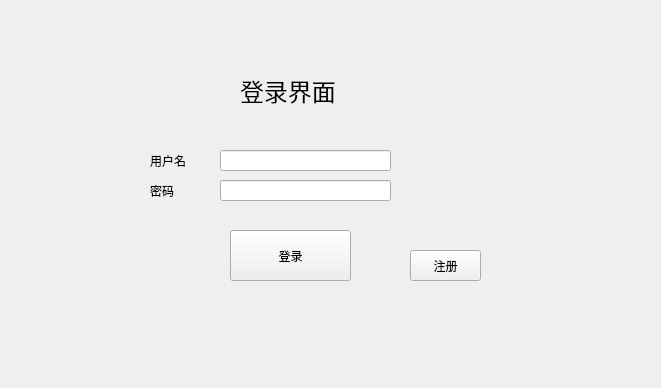
<?xml version="1.0" encoding="UTF-8"?>
<ui version="4.0">
 <class>Login</class>
 <widget class="QWidget" name="Login">
  <property name="geometry">
   <rect>
    <x>0</x>
    <y>0</y>
    <width>661</width>
    <height>388</height>
   </rect>
  </property>
  <property name="windowTitle">
   <string>Form</string>
  </property>
  <widget class="QLabel" name="label">
   <property name="geometry">
    <rect>
     <x>240</x>
     <y>70</y>
     <width>111</width>
     <height>41</height>
    </rect>
   </property>
   <property name="font">
    <font>
     <family>Agency FB</family>
     <pointsize>18</pointsize>
    </font>
   </property>
   <property name="text">
    <string>登录界面</string>
   </property>
  </widget>
  <widget class="QPushButton" name="loginButton">
   <property name="geometry">
    <rect>
     <x>230</x>
     <y>230</y>
     <width>121</width>
     <height>51</height>
    </rect>
   </property>
   <property name="text">
    <string>登录</string>
   </property>
  </widget>
  <widget class="QLabel" name="label_2">
   <property name="geometry">
    <rect>
     <x>150</x>
     <y>150</y>
     <width>61</width>
     <height>21</height>
    </rect>
   </property>
   <property name="text">
    <string>用户名</string>
   </property>
  </widget>
  <widget class="QLabel" name="label_3">
   <property name="geometry">
    <rect>
     <x>150</x>
     <y>180</y>
     <width>61</width>
     <height>21</height>
    </rect>
   </property>
   <property name="text">
    <string>密码</string>
   </property>
  </widget>
  <widget class="QLineEdit" name="usernameLine">
   <property name="geometry">
    <rect>
     <x>220</x>
     <y>150</y>
     <width>171</width>
     <height>21</height>
    </rect>
   </property>
  </widget>
  <widget class="QLineEdit" name="passwordLine">
   <property name="geometry">
    <rect>
     <x>220</x>
     <y>180</y>
     <width>171</width>
     <height>21</height>
    </rect>
   </property>
  </widget>
  <widget class="QPushButton" name="registerButton">
   <property name="geometry">
    <rect>
     <x>410</x>
     <y>250</y>
     <width>71</width>
     <height>31</height>
    </rect>
   </property>
   <property name="text">
    <string>注册</string>
   </property>
  </widget>
 </widget>
 <resources/>
 <connections/>
</ui>
